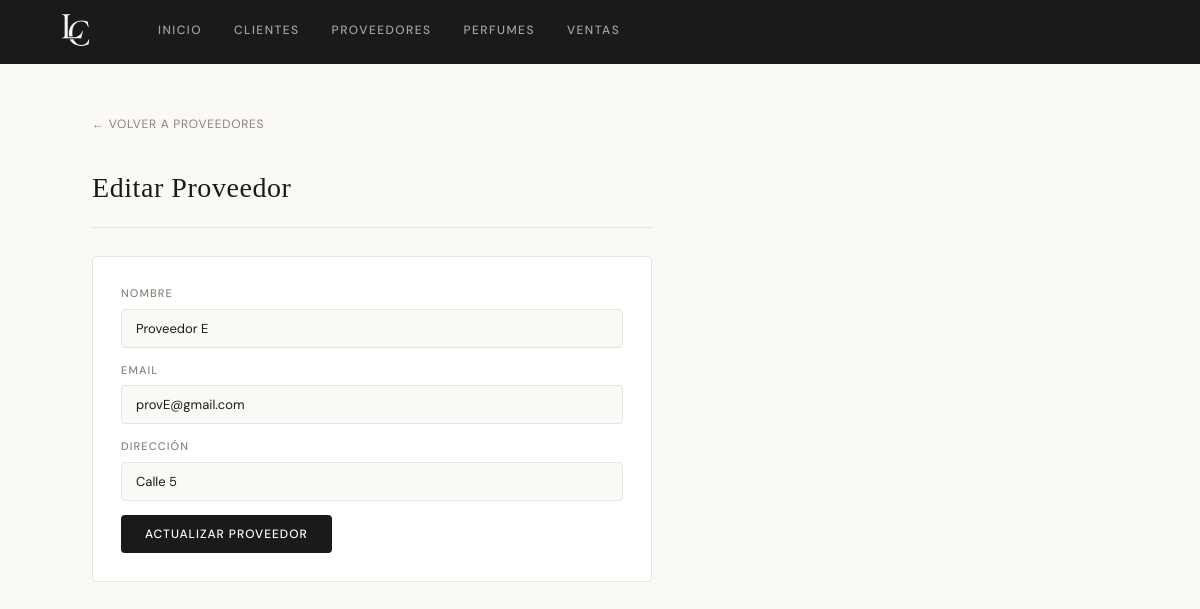
Page /editar_proveedor.php?id=5 on the committed database.
### tables this page shows
CREATE TABLE `proveedores` (
  `id_proveedor` int(11) NOT NULL,
  `nombre_proveedor` varchar(100) DEFAULT NULL,
  `email` varchar(100) DEFAULT NULL,
  `direccion` varchar(150) DEFAULT NULL
);

### editar_proveedor.php (the view, shortened to what this page needs)
<?php include("conexion.php"); include("menu.php"); ?>
<?php
$id = (int)$_GET['id'];
$p  = $conexion->query("SELECT * FROM proveedores WHERE id_proveedor=$id")->fetch_assoc();
?>
<a class="back-link" href="proveedores.php">← Volver a proveedores</a>
<div class="form-page">
    <h2>Editar Proveedor</h2>
    <form method="POST">
        <div>
            <label>Nombre</label>
            <input type="text" name="nombre_proveedor" value="<?= htmlspecialchars($p['nombre_proveedor']) ?>" required>
        </div>
        <div>
            <label>Email</label>
            <input type="email" name="email" value="<?= htmlspecialchars($p['email']) ?>" required>
        </div>
        <div>
            <label>Dirección</label>
            <input type="text" name="direccion" value="<?= htmlspecialchars($p['direccion']) ?>" required>
        </div>
        <div>
            <button type="submit">Actualizar proveedor</button>
        </div>
    </form>
</div>
</div></body></html>

### estilos.css (style rules this page uses)
:root { --bg: #FAF9F6; --surface: #FFFFFF; --border: #E8E4DF; --text: #1A1A1A; --text-muted: #8A8278; --accent: #B8966A; --accent-light: #F5EFE6; --danger: #C0392B; --radius: 4px; }
* { box-sizing: border-box; margin: 0; padding: 0; }
body { font-family: 'DM Sans', sans-serif; background: var(--bg); color: var(--text); font-size: 14px; line-height: 1.6; min-height: 100vh; }
h2 { font-family: 'Cormorant Garamond', serif; font-size: 28px; font-weight: 400; letter-spacing: 0.02em; margin-bottom: 28px; padding-bottom: 16px; border-bottom: 1px solid var(--border); color: var(--text); }
form { background: var(--surface); border: 1px solid var(--border); padding: 28px; border-radius: var(--radius); margin-bottom: 40px; display: grid; grid-template-columns: repeat(auto-fit, minmax(200px, 1fr)); gap: 14px; align-items: end; }
form label { display: block; font-size: 11px; letter-spacing: 0.1em; text-transform: uppercase; color: var(--text-muted); margin-bottom: 6px; font-weight: 500; }
input, select { width: 100%; padding: 10px 14px; border: 1px solid var(--border); border-radius: var(--radius); background: var(--bg); color: var(--text); font-family: 'DM Sans', sans-serif; font-size: 13px; transition: border-color 0.2s, box-shadow 0.2s; appearance: none; }
input::placeholder { color: var(--text-muted); }
button, .btn-primary { background: var(--text); color: white; border: none; padding: 11px 24px; border-radius: var(--radius); cursor: pointer; font-family: 'DM Sans', sans-serif; font-size: 12px; letter-spacing: 0.08em; text-transform: uppercase; font-weight: 500; transition: background 0.2s, transform 0.1s; white-space: nowrap; }
.form-page { max-width: 560px; }
.back-link { display: inline-flex; align-items: center; gap: 6px; font-size: 12px; color: var(--text-muted); text-decoration: none; letter-spacing: 0.06em; text-transform: uppercase; margin-bottom: 32px; transition: color 0.2s; }
.form-page form { grid-template-columns: 1fr; }

### rows in the picture
proveedores: nombre_proveedor "Proveedor E", email "provE@gmail.com", direccion "Calle 5"
